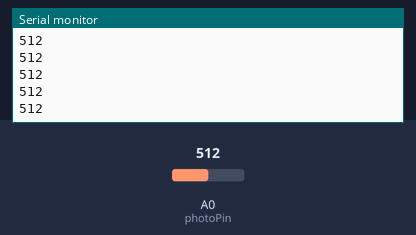
The sketch below on a simulated Arduino Uno, built with avr-gcc and run on an emulated ATmega328P. Parts: the last lines printed to the serial monitor. The inputs (shaded band) are chosen by the test bench; at power-on: A0 (photoPin) = 512.

Above: at 1.2 s.
1.3 s: A0 (photoPin) set to 716
At 1.31 s:
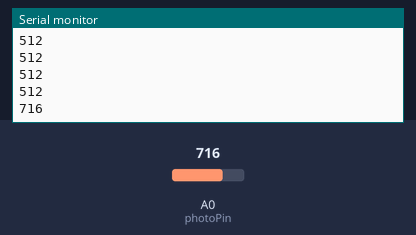
2.8 s: A0 (photoPin) set to 900
At 2.81 s:
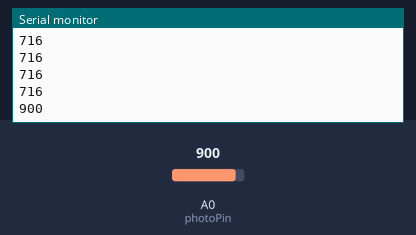
Timing chart, 0 to 5.8 s (numbered marks = the images above; inputs shaded):
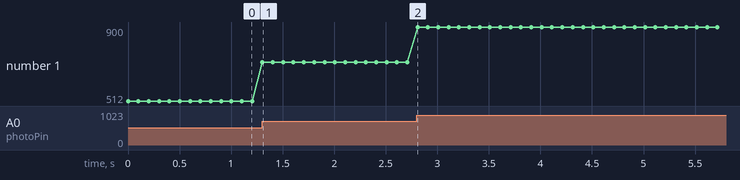

Measured:
- after the input at 1.3 s, the serial monitor: prints a new line at once (image 1)
- after the input at 2.8 s, the serial monitor: prints a new line at once (image 2)
- plotted number 1: 512 → 716 after the input at 1.3 s, 716 → 900 after the input at 2.8 s

The sketch:

photo.ino
```cpp
int photoPin = A0;

void setup() {
  Serial.begin(9600);
}

void loop() {
  int light = analogRead(photoPin);
  Serial.println(light);
  delay(100);
}
```
